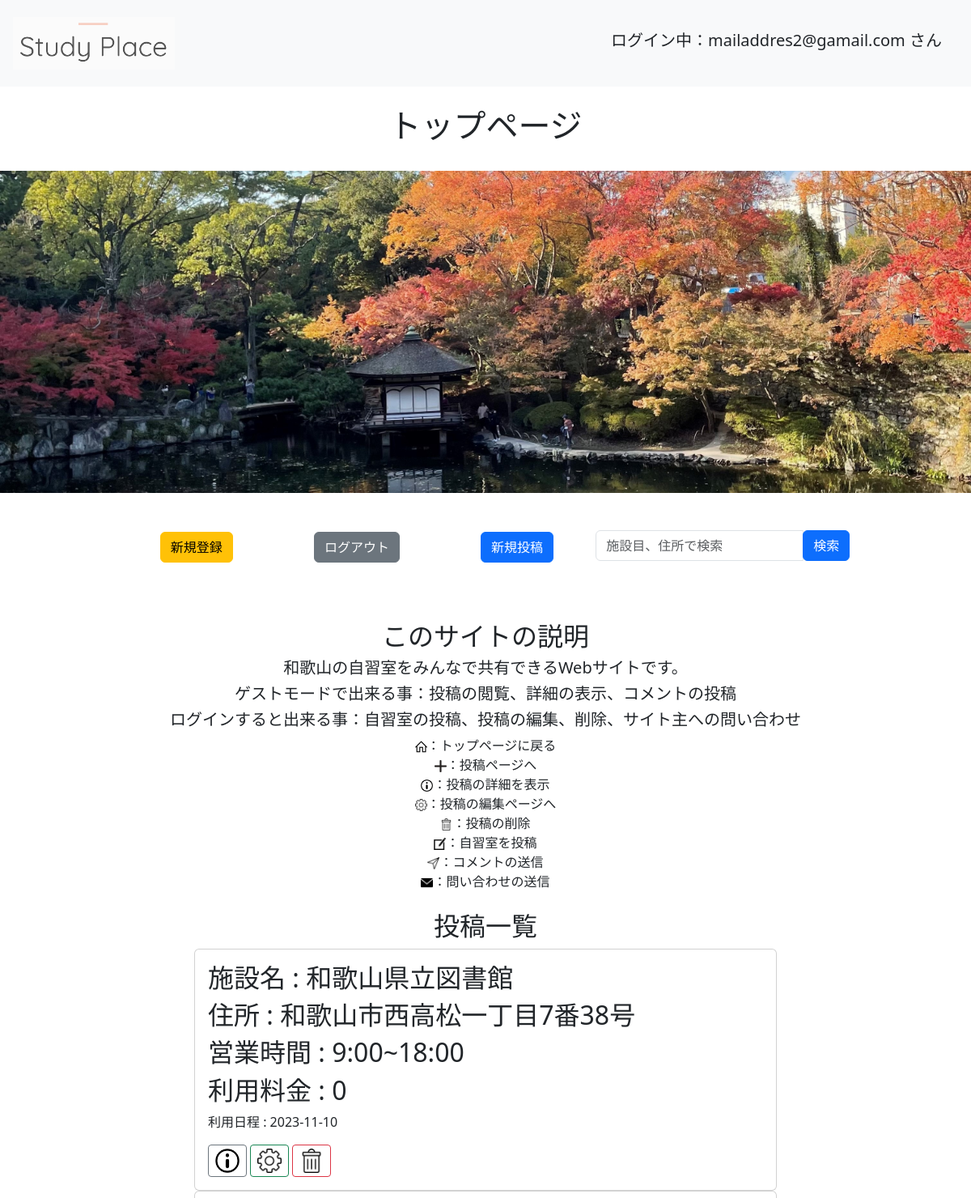
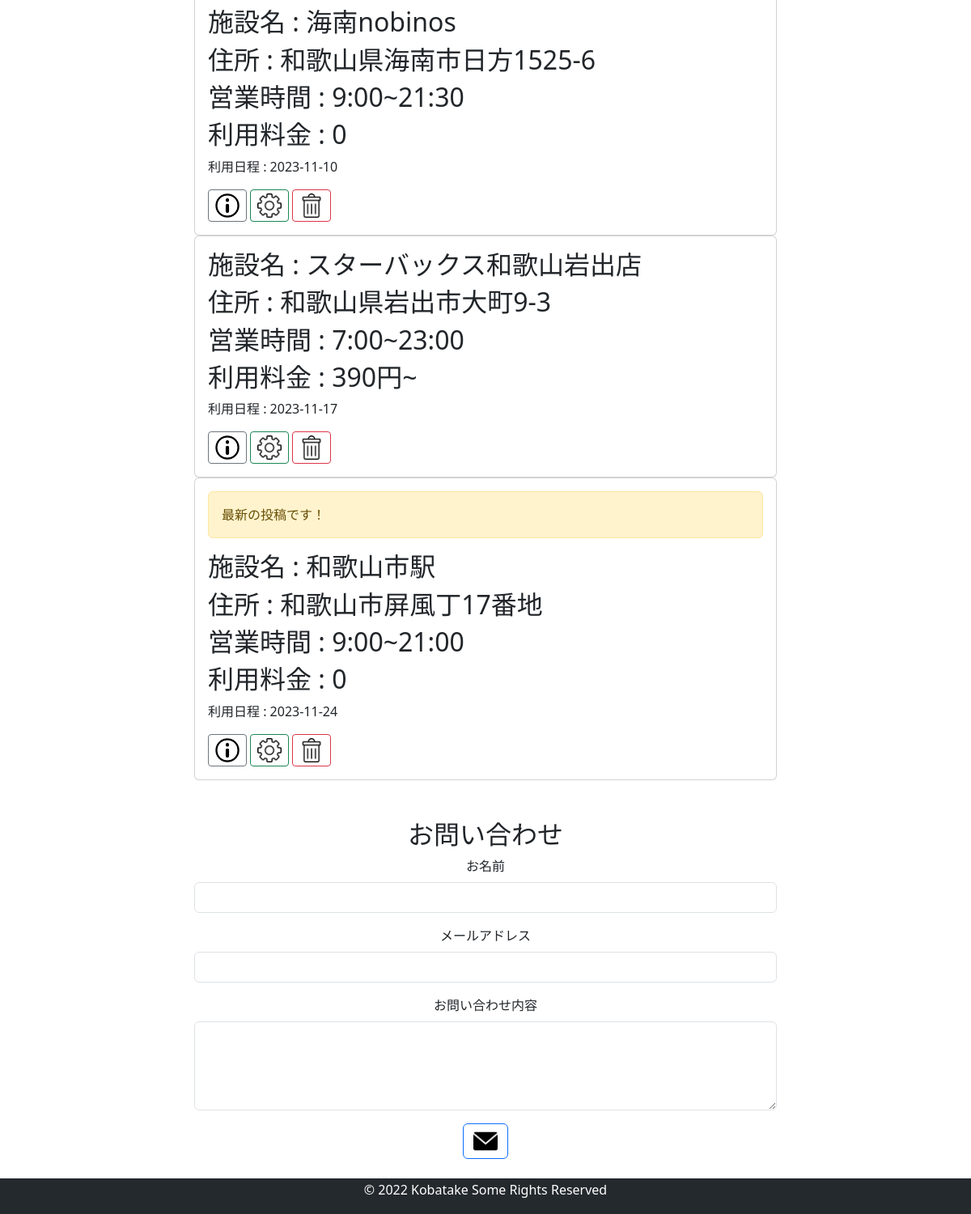
/ (signed in), run on the app's committed database (2 pictures, top to bottom).
### app.py (models this page shows, shortened)
class User(UserMixin, db.Model):
    id = db.Column(db.Integer, primary_key=True)
    username = db.Column(db.String(50), nullable=False, unique=True)
    password = db.Column(db.String(12))
    posts = db.relationship('Post', backref='user', lazy=True)

class Post(db.Model):
    id = db.Column(db.Integer, primary_key=True)
    title = db.Column(db.String(30), nullable=False)
    detail = db.Column(db.String(200))
    due = db.Column(db.DateTime, nullable=False)
    place = db.Column(db.String(50), nullable=False)
    time = db.Column(db.String(30), nullable=False)
    money = db.Column(db.String(30), nullable=False)
    user_id = db.Column(db.Integer, db.ForeignKey('user.id'), nullable=False)  # 外部キー：ユーザー情報
    comments = db.relationship('Comment', backref='post', lazy=True, cascade='all, delete-orphan')

### app.py (the view, shortened to what this page needs)
@app.route('/', methods=['GET', 'POST'])
def index():
    if request.method == 'GET':
        posts = Post.query.order_by(Post.due).all()
        return render_template('index.html', posts=posts, today=date.today(), is_recent=is_recent)

### app.py (called while the page is built)
@Login_Manager.user_loader
def load_user(user_id):
    return User.query.get(int(user_id))

def is_recent(due_date, today):
    return 0 <= (today - due_date.date()).days <= 7

### templates/index.html (shortened to what this page needs)
{%extends 'base.html' %}
{% block body %}
<br>
<h1><div style="text-align: center;">トップページ</dvi></h1>
<br>
<img src="static/img/fall.jpg" style="width:100%">
<div style="text-align: center;">
<a class="btn btn-warning m-5" href="/signup" role="button">新規登録</a>
{% if current_user.is_authenticated %}
    <a class="btn btn-secondary m-5" href="/logout" role="button">ログアウト</a>
{% else %}
    <a class="btn btn-secondary m-5" href="/login" role="button">ログイン</a>
{% endif %}
    <a class="btn btn-primary m-5" href="/create" role="button">新規投稿</a>
  <form method="post" action="/" style="display: inline-block;">
    <div class="input-group" style="text-align: center;">
      <input type="text" name="search" id="search" class="form-control input-group-prepend" id="search" value="{{ search_term }}" placeholder="施設目、住所で検索" style="max-width: 300px;"></input>
      <span class="input-group-btn input-group-append">
        <submit type="submit" id="btn-search" class="btn btn-primary"> 検索</submit>
      </span>
    </div>
  </form>
</div>
<br>
<div style="text-align: center;">
  <h2>このサイトの説明</h2>
  <h5>和歌山の自習室をみんなで共有できるWebサイトです。</h5>
  <h5>ゲストモードで出来る事：投稿の閲覧、詳細の表示、コメントの投稿</h5>
  <h5>ログインすると出来る事：自習室の投稿、投稿の編集、削除、サイト主への問い合わせ</h5>
  <img src="static/img/home.png" style="max-height: 15px;">：トップページに戻る<br>
  <img src="static/img/New.png" style="max-height: 15px;">：投稿ページへ<br>
  <img src="static/img/detail.png" style="max-height: 15px;">：投稿の詳細を表示<br>
  <img src="static/img/update.png" style="max-height: 15px;">：投稿の編集ページへ<br>
  <img src="static/img/delite.png" style="max-height: 15px;">：投稿の削除<br>
  <img src="static/img/update2.png" style="max-height: 15px;">：自習室を投稿<br>
  <img src="static/img/comment.png" style="max-height: 15px;">：コメントの送信<br>
  <img src="static/img/mail.png" style="max-height: 15px;">：問い合わせの送信<br>
</div>
<br>
<div style="text-align: center;">
<h2>投稿一覧</h2>
</div>
{% for post in posts %}
<div class="card" style="width: 60%; margin: auto">
    <div class="card-body">
        {% if is_recent(post.due, today) %}
        <div class="alert alert-warning" role="alert">
            最新の投稿です！
        </div>
        {% endif %}
        <h2 class="card-title">施設名 : {{ post.title }}</h2>
        <h2 class="card-title">住所 : {{ post.place }}</h2>
        <h2 class="card-title">営業時間 : {{ post.time }}</h2>
        <h2 class="card-title">利用料金 : {{ post.money }}</h2>
        <p>利用日程 : {{ post.due.date() }}</p>
        <a class="btn btn-outline-secondary btn-sm" href="/detail/{{ post.id }}" role="button"><img src="static/img/detail.png" style="max-width: 30px; max-height: 30px;"></a>
        <a class="btn btn-outline-success btn-sm" href="/update/{{ post.id }}" role="button"><img src="static/img/update.png" style="max-width: 30px; max-height: 30px;"></a>
        <a class="btn btn-outline-danger btn-sm" href="/delete/{{ post.id }}" role="button"><img src="static/img/delite.png" style="max-width: 30px; max-height: 30px;"></a>
    </div>
  </div>
{% endfor %}
<div class="mt-5">
  <div style="text-align: center;">
    <h2>お問い合わせ</h2>
    <form method="post" action="/contact" style="width: 60%; margin: auto;">
      <div class="mb-3" style="text-align: center;">
        <label for="name" class="form-label">お名前</label>
        <input type="text" class="form-control" id="name" name="name" required>
      </div>
      <div class="mb-3" style="text-align: center;">
        <label for="email" class="form-label">メールアドレス</label>
        <input type="email" class="form-control" id="email" name="email" required>
      </div>
      <div class="mb-3" style="text-align: center;">
        <label for="message" class="form-label">お問い合わせ内容</label>
        <textarea class="form-control" id="message" name="message" rows="4" required></textarea>
      </div>
      <button type="submit" class="btn btn-outline-primary"><img src="/static/img/mail.png" style="max-width: 30px; max-height: 30px;"></a>
    </form>
  </div>
</div>
<br>
{% endblock %}

### templates/base.html (shortened to what this page needs)
<!DOCTYPE html>
<html lang="en">
<head>
    <link rel="stylesheet" href="{{ url_for('static', filename='css/bootstrap.min.css') }}">
</head>
<body>
    <nav class="navbar navbar-light bg-light p-3">
        <a href="/">
          <img class="navbar-brand" href="/" src="{{ url_for('static', filename='img/StudyPlace.png') }}" style="max-width: 200px; max-height: 200px;">
        </a>
        {% if current_user.is_authenticated %}
          <h5 style="margin-right: 20px;">ログイン中：{{ current_user.username }} さん</h5>
        {% else %}
          <h5>ログアウト中：ゲストさん</h5>
        {% endif %}
    </nav>
    {% block body %}{% endblock %}
    <footer style="background-color: #24292e; color: #fff; font-size: 1.0rem; padding: 2px 5px; text-align: center;">
      <p>&copy; 2022 Kobatake Some Rights Reserved</p>
    </footer>
</body>
</html>

### data on the page
User: username "mailaddres2@gamail.com"
Post: title "和歌山県立図書館", place "和歌山市西高松一丁目7番38号", time "9:00~18:00", money "0", due "2023-11-10"
Post: title "海南nobinos", place "和歌山県海南市日方1525-6", time "9:00~21:30", money "0", due "2023-11-10"
Post: title "スターバックス和歌山岩出店", place "和歌山県岩出市大町9-3", time "7:00~23:00", money "390円~", due "2023-11-17"
Post: shows "最新の投稿です！", title "和歌山市駅", place "和歌山市屏風丁17番地", time "9:00~21:00", money "0", due "2023-11-24"
